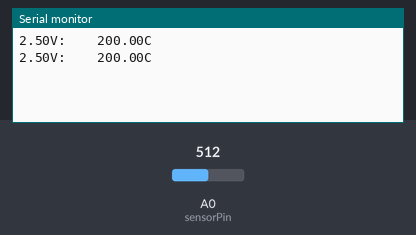
The sketch below on a simulated Arduino Uno, built with avr-gcc and run on an emulated ATmega328P. On the bench: the last lines printed to the serial monitor. The test bench sets the inputs (shaded band); at power-on: A0 (sensorPin) = 512.

Above: at 1.8 s.
1.9 s: A0 (sensorPin) set to 716
At 2.8 s:
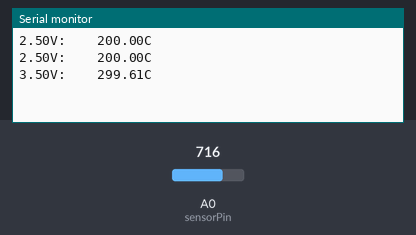
3.4 s: A0 (sensorPin) set to 900
At 4.8 s:
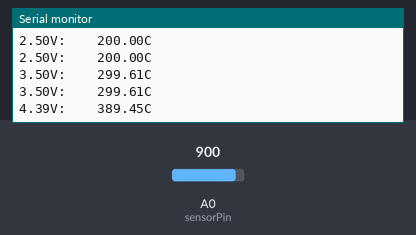
Timing chart, 0 to 6.4 s (numbered marks = the images above; inputs shaded):
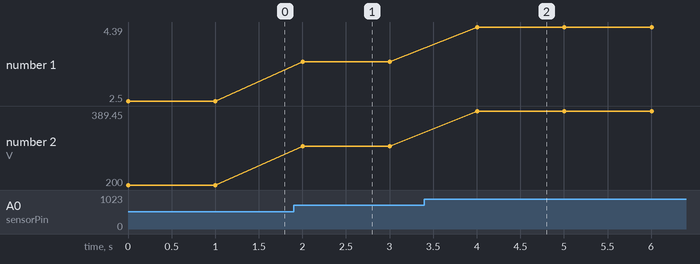

The sketch:

_3_temperature.ino
```cpp
// Declare our fixed values
const int sensorPin = A0;
const float VInDegreeC = 0.010;
const float VOffset = 0.500;

float calculateVoltage(int rawValue) {
  // Calculate the voltage corresponding to the raw value
  float voltageV = rawValue * 5.0;
  voltageV = voltageV / 1024.0;

  // return the voltage value
  return voltageV;
}

float calculateTemperatureC(float voltageT) {
  // calculate the temperature in C from the voltage
  // First, adjust for the offset
  // Units: Volts = Volts - Volts
  float voltsAdjusted = (voltageT - VOffset);

  // Next, determine how many degrees Celsius this represents
  // Units: Celsius = Volts * (Celsius / Volts)
  float temperatureC = voltsAdjusted * (1/VInDegreeC);

  // return the temperature
  return temperatureC;
}

void setup() {
  // initialize serial port
  Serial.begin(9600);
}

void loop() {
  // read the raw sensor value (0-1023)
  int sensorValue = analogRead(sensorPin);

  // Determine the voltage (0-5V) from the sensor value
  float voltageLoop = calculateVoltage(sensorValue);

  // Determine the Temperature in C from the voltage
  float temperatureLoop = calculateTemperatureC(voltageLoop);

  // Display the voltage and the temperature
  Serial.print(voltageLoop);
  Serial.print("V:    ");
  Serial.print(temperatureLoop);
  Serial.println("C");

  // Wait one second between readings
  delay(1000);
}
```

Measured:
- after the input at 1.9 s, the serial monitor: prints a new line after 0.10 s (image 1)
- after the input at 3.4 s, the serial monitor: prints a new line after 0.60 s (image 2)
- plotted number 1: 2.5 → 3.5 after the input at 1.9 s, 3.5 → 4.39 after the input at 3.4 s
- plotted number 2: 200 → 299.61 after the input at 1.9 s, 299.61 → 389.45 after the input at 3.4 s
